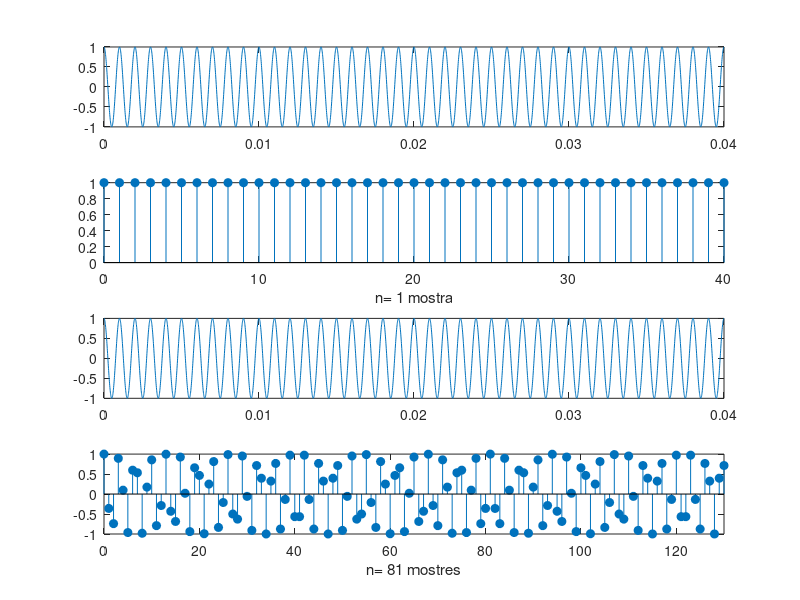
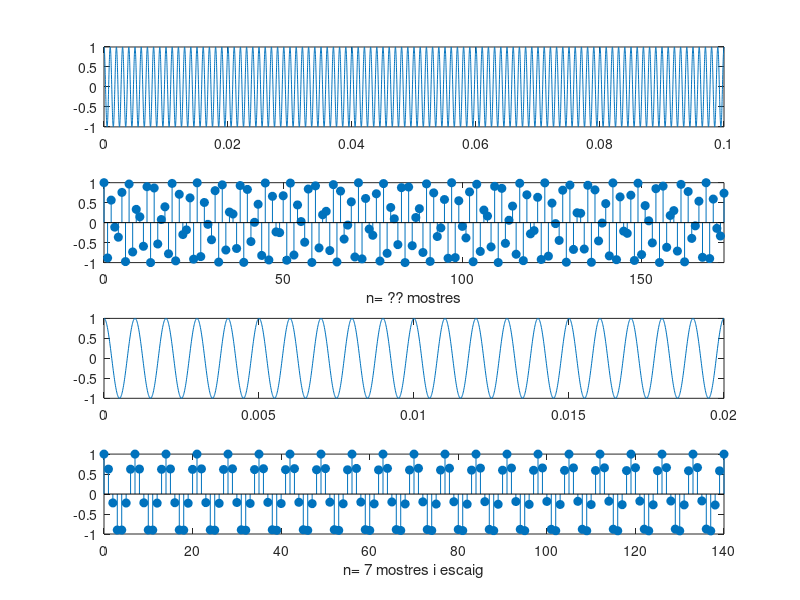

Write MATLAB code to recreate these figures, in order.
close all

% nombre de mostres per periode = parell


f=1000.0;
t=0:0.00001:0.040;    % T=0.001s  --> 40 periodes


% Primer plot  1 mostra/periode
figure
fs=1000.0;
n=0:40;

y1=cos(2.0*pi*f*t);
y2=cos(2.0*pi*(f/fs)*n);

subplot(4,1,1)
plot(t,y1)
subplot(4,1,2)
stem(n,y2,'filled')
xlabel('n= 1 mostra')


% Segon plot    3.??? mostres/periode
fs=3240.0;
n=0:130;

y1=cos(2.0*pi*f*t);
y2=cos(2.0*pi*(f/fs)*n);

subplot(4,1,3)
plot(t,y1)
subplot(4,1,4)
stem(n,y2,'filled')
xlabel('n= 81 mostres')
axis([0 130 -1 1])

% Tercer plot    ?? mostres/periode
figure
t=0:0.00001:0.1;    % T=0.001s  --> 100 periodes

fs=1000*sqrt(3);  % 1732,1.....
n=0:173;

y1=cos(2.0*pi*f*t);
y2=cos(2.0*pi*(f/fs)*n);

subplot(4,1,1)
plot(t,y1)
subplot(4,1,2)
stem(n,y2,'filled')
xlabel('n= ?? mostres')
axis([0 173 -1 1])

% Quart plot   7 i escaig mostres/periode
t=0:0.00001:0.020;    % T=0.001s  --> 20 periodes
fs=7003.0;
n=0:140;

y1=cos(2.0*pi*f*t);
y2=cos(2.0*pi*(f/fs)*n);

subplot(4,1,3)
plot(t,y1)
subplot(4,1,4)
stem(n,y2,'filled')
xlabel('n= 7 mostres i escaig')
